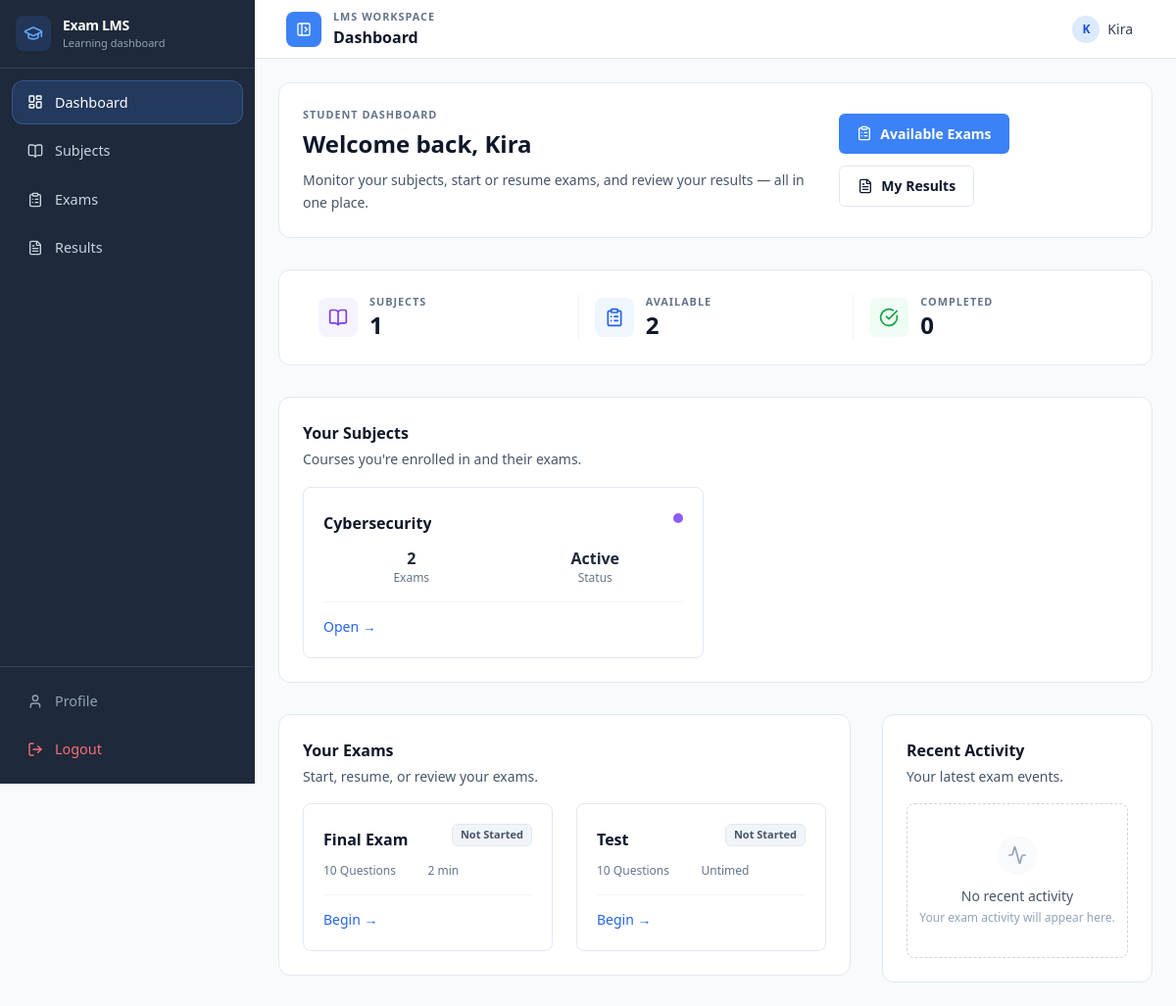
The app's page /student/ (signed in), older data.
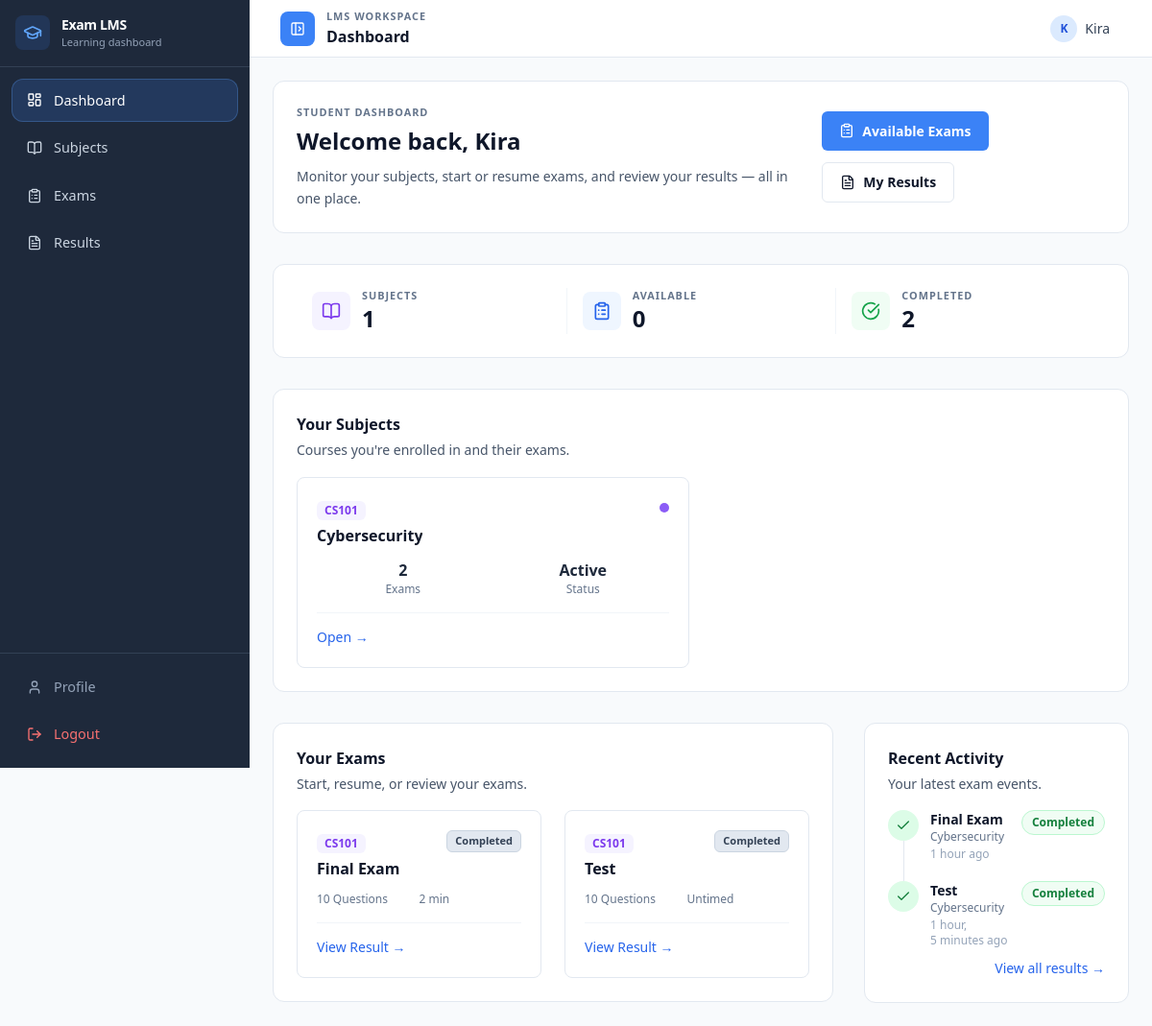
The same page, newer data.
### exam_system/models.py (models this page shows, shortened)
class Subject(models.Model):
    name = models.CharField(max_length=100)
    code = models.CharField(max_length=20, blank=True, null=True)
    description = models.TextField(blank=True, null=True)
    instructor = models.ForeignKey(User, on_delete=models.CASCADE)
    students = models.ManyToManyField(User, related_name="subjects", blank=True)
    created_at = models.DateTimeField(auto_now_add=True, null=True)
    is_archived = models.BooleanField(default=False, db_index=True)
    archived_at = models.DateTimeField(null=True, blank=True)

class Exam(models.Model):
    subject = models.ForeignKey(Subject, on_delete=models.CASCADE)
    title = models.CharField(max_length=200)
    description = models.TextField(blank=True, null=True)
    duration = models.IntegerField(null=True, blank=True, help_text="Minutes allowed; ignored when duration_enabled is False.")
    duration_enabled = models.BooleanField(default=True, help_text="When disabled, students have unlimited time.")
    total_questions = models.IntegerField(
        validators=[MaxValueValidator(settings.MAX_QUESTIONS_PER_EXAM)]
    )
    randomize_questions = models.BooleanField(default=True)
    is_active = models.BooleanField(default=True, help_text="Instructors can manually open/close an exam regardless of the time window.")
    questions = models.ManyToManyField('Question', blank=True, related_name='exams')
    is_archived = models.BooleanField(default=False)
    available_from = models.DateTimeField(null=True, blank=True, help_text="Earliest date & time students can start the exam.")
    available_until = models.DateTimeField(null=True, blank=True, help_text="Latest date & time students can start the exam.")

class ExamAttempt(models.Model):
    STATUS_CHOICES = (
        ('not_started', 'Not Started'),
        ('in_progress', 'In Progress'),
        ('completed', 'Completed'),
    )
    student = models.ForeignKey(User, on_delete=models.CASCADE)
    exam = models.ForeignKey(Exam, on_delete=models.CASCADE)
    status = models.CharField(max_length=20, choices=STATUS_CHOICES, default='not_started')
    score = models.IntegerField(default=0)
    total_questions = models.IntegerField(default=0)
    percentage_score = models.FloatField(default=0.0)
    integrity_score = models.IntegerField(default=100)
    risk_level = models.CharField(max_length=20, default="LOW")
    start_time = models.DateTimeField(auto_now_add=True)
    end_time = models.DateTimeField(null=True, blank=True)
    last_updated = models.DateTimeField(auto_now=True)

### exam_system/views.py (the view)
# urls.py: path('student/', views.student_dashboard, name='student_dashboard'),
@login_required
def student_dashboard(request):
    assignments = SubjectAssignment.objects.filter(student=request.user).select_related('subject', 'subject__instructor')
    attempts = ExamAttempt.objects.filter(student=request.user)
    attempt_dict = {a.exam_id: a for a in attempts}
    answers = StudentAnswer.objects.filter(student=request.user)
    answer_count_by_exam = {}
    for ans in answers:
        if ans.exam_id not in answer_count_by_exam:
            answer_count_by_exam[ans.exam_id] = 0
        answer_count_by_exam[ans.exam_id] += 1
    data = []
    total_available = 0
    total_completed = 0
    for assignment in assignments:
        subject = assignment.subject
        exams = Exam.objects.filter(subject=subject, is_archived=False)
        exam_list = []
        for exam in exams:
            attempt = attempt_dict.get(exam.id)
            if attempt:
                if attempt.status == 'completed':
                    status = 'Completed'
                    total_completed += 1
                    progress = 100
                elif _window_closed(exam):
                    status = 'Not Available'
                    progress = 0
                else:
                    status = 'In Progress'
                    answered = answer_count_by_exam.get(exam.id, 0)
                    progress = int((answered / exam.total_questions) * 100) if exam.total_questions else 0
            else:
                status = 'Not Started'
                total_available += 1
                progress = 0
            exam_list.append({
                'exam': exam,
                'status': status,
                'progress': progress
            })
        data.append({
            'subject': subject,
            'exams': exam_list,
            'count': len(exam_list)
        })
    recent_attempts = ExamAttempt.objects.filter(
        student=request.user
    ).select_related('exam', 'exam__subject').order_by('-start_time')[:6]
    total_in_progress = sum(
        1 for subject in data for exam in subject['exams']
        if exam['status'] == 'In Progress'
    )
    return render(request, 'student_dashboard.html', {
        'data': data,
        'total_available': total_available,
        'total_completed': total_completed,
        'total_in_progress': total_in_progress,
        'recent_attempts': recent_attempts,
    })

### exam_system/templates/student_dashboard.html (shortened to what the changed rows need)
{% extends 'base.html' %}
{% block page_heading %}Dashboard{% endblock %}
{% block content %}
<div class="space-y-8">
    <section class="card cc-card flex flex-col gap-4 sm:flex-row sm:items-center sm:justify-between">
        <div>
            <h1 class="text-h1">Welcome back, {{ user.username }}</h1>
        </div>
    </section>
    <section class="card cc-card">
        <div class="grid grid-cols-3 divide-x divide-slate-100">
            <div class="flex items-center gap-3 px-2 sm:px-4">
                <div class="min-w-0">
                    <p class="text-label">Available</p>
                    <p class="text-xl font-bold text-slate-900 sm:text-2xl">{{ total_available }}</p>
                </div>
            </div>
            <div class="flex items-center gap-3 px-2 sm:px-4">
                <div class="min-w-0">
                    <p class="text-label">Completed</p>
                    <p class="text-xl font-bold text-slate-900 sm:text-2xl">{{ total_completed }}</p>
                </div>
            </div>
        </div>
    </section>
    <section class="card cc-card">
        <div class="mb-4">
            <h2 class="text-h2">Your Subjects</h2>
        </div>
        {% if data %}
        <div class="grid grid-cols-1 gap-6 sm:grid-cols-2 xl:grid-cols-3">
            {% for item in data %}
            <div class="rounded-lg border border-slate-200 bg-white p-5 transition hover:border-slate-300 hover:shadow-sm">
                <div class="flex items-start justify-between gap-2">
                    <div class="min-w-0">
                        {% if item.subject.code %}
                        <span class="inline-flex rounded-md bg-violet-50 px-2 py-0.5 text-xs font-bold text-violet-600">{{ item.subject.code }}</span>
                        {% endif %}
                        <h3 class="mt-1 truncate font-semibold text-slate-900">{{ item.subject.name }}</h3>
                    </div>
                    <span class="mt-1.5 h-2.5 w-2.5 shrink-0 rounded-full bg-violet-500" title="Subject"></span>
                </div>
                <div class="mt-3 grid grid-cols-2 gap-2 text-center text-xs text-slate-500">
                    <div>
                        <p class="text-base font-bold text-slate-800">{{ item.count }}</p>
                        <p>Exams</p>
                    </div>
                    <div>
                        <p class="text-base font-bold text-slate-800">{{ item.exams|length|yesno:"Active,No exams" }}</p>
                        <p>Status</p>
                    </div>
                </div>
                <div class="mt-4 border-t border-slate-100 pt-3">
                    <a href="{% url 'student_subjects' %}" class="text-sm font-medium text-blue-600 transition hover:text-blue-800">Open →</a>
                </div>
            </div>
            {% endfor %}
        </div>
        {% endif %}
    </section>
    <div class="grid grid-cols-1 gap-8 lg:grid-cols-3">
        <div class="space-y-8 lg:col-span-2">
            <div class="card cc-card">
                <div class="mb-4">
                    <h2 class="text-h2">Your Exams</h2>
                </div>
                {% if data %}
                <div class="grid grid-cols-1 gap-6 sm:grid-cols-2 xl:grid-cols-3">
                    {% for item in data %}
                    {% for e in item.exams %}
                    <div class="rounded-lg border border-slate-200 bg-white p-5 transition hover:border-slate-300 hover:shadow-sm">
                        <div class="flex items-start justify-between gap-2">
                            <div class="min-w-0">
                                {% if item.subject.code %}
                                <span class="inline-flex rounded-md bg-violet-50 px-2 py-0.5 text-xs font-bold text-violet-600">{{ item.subject.code }}</span>
                                {% endif %}
                                <h3 class="mt-1 truncate font-semibold text-slate-900">{{ e.exam.title }}</h3>
                            </div>
                            <span class="inline-flex items-center rounded-md px-2 py-0.5 text-[11px] font-semibold border {% if e.status == 'Completed' %}bg-slate-200 text-slate-700 border-slate-300{% elif e.status == 'Not Available' %}bg-red-50 text-red-700 border-red-200{% elif e.status == 'In Progress' %}bg-blue-50 text-blue-700 border-blue-200{% else %}bg-slate-100 text-slate-600 border-slate-200{% endif %}">
                                {{ e.status }}
                            </span>
                        </div>
                        <div class="mt-3 grid grid-cols-2 gap-y-2 text-xs text-slate-500">
                            <span>{{ e.exam.total_questions }} Questions</span>
                            <span>{% if e.exam.duration_enabled %}{{ e.exam.duration|default_if_none:"—" }} min{% else %}Untimed{% endif %}</span>
                        </div>
                        <div class="mt-4 border-t border-slate-100 pt-3">
                            {% if e.status == 'Completed' %}
                            <a href="{% url 'my_results' %}?exam={{ e.exam.id }}" class="text-sm font-medium text-blue-600 transition hover:text-blue-800">View Result →</a>
                            {% elif e.status == 'In Progress' %}
                            <a href="{% url 'start_exam' e.exam.id %}" class="text-sm font-medium text-blue-600 transition hover:text-blue-800">Resume →</a>
                            {% else %}
                            <a href="{% url 'exam_guidelines' e.exam.id %}" class="text-sm font-medium text-blue-600 transition hover:text-blue-800">Begin →</a>
                            {% endif %}
                        </div>
                    </div>
                    {% endfor %}
                    {% endfor %}
                </div>
                {% endif %}
            </div>
        </div>
        <div class="lg:col-span-1">
            <div class="card cc-card">
                <div class="mb-4">
                    <h2 class="text-h2">Recent Activity</h2>
                </div>
                {% if recent_attempts %}
                <ol class="relative">
                    {% for attempt in recent_attempts %}
                    <li class="relative flex gap-3 pb-5 last:pb-0">
                        <div class="relative z-10 flex h-8 w-8 shrink-0 items-center justify-center rounded-full {% if attempt.status == 'completed' %}bg-green-100 text-green-700{% elif attempt.status == 'in_progress' %}bg-amber-100 text-amber-700{% else %}bg-slate-100 text-slate-500{% endif %}">
                            <i data-lucide="{% if attempt.status == 'completed' %}check{% elif attempt.status == 'in_progress' %}clock{% else %}circle{% endif %}" class="h-4 w-4"></i>
                        </div>
                        <div class="min-w-0 flex-1">
                            <p class="truncate text-sm font-semibold text-slate-900">{{ attempt.exam.title }}</p>
                            <p class="truncate text-xs text-slate-500">{{ attempt.exam.subject.name }}</p>
                            <p class="mt-0.5 text-xs text-slate-400" title="{{ attempt.start_time|date:'M d, Y g:i A' }}">{{ attempt.start_time|timesince }} ago</p>
                        </div>
                        <span class="shrink-0 self-start rounded-full border px-2.5 py-1 text-xs font-semibold {% if attempt.status == 'completed' %}border-green-200 bg-green-50 text-green-700{% elif attempt.status == 'in_progress' %}border-amber-200 bg-amber-50 text-amber-700{% else %}border-slate-200 bg-slate-50 text-slate-500{% endif %}">
                            {{ attempt.status|title }}
                        </span>
                    </li>
                    {% endfor %}
                </ol>
                <div class="mt-2 text-right">
                    <a href="{% url 'my_results' %}" class="text-sm font-medium text-blue-600 transition hover:text-blue-800">View all results →</a>
                </div>
                {% else %}
                <div class="rounded-lg border border-dashed border-slate-300 py-8 text-center">
                    <div class="mx-auto mb-3 flex h-10 w-10 items-center justify-center rounded-full bg-slate-50 text-slate-400">
                        <i data-lucide="activity" class="h-5 w-5"></i>
                    </div>
                    <p class="text-sm font-medium text-slate-600">No recent activity</p>
                    <p class="mt-1 text-xs text-slate-400">Your exam activity will appear here.</p>
                </div>
                {% endif %}
            </div>
        </div>
    </div>
</div>
{% endblock %}

Row changes from the older to the newer data that the page shows:
changed Subject "Cybersecurity": code empty → "CS101" (drawn); subject.code (not shown) → "CS101"
computed for Exam "Final Exam": status "Not Started" → "Completed"; text "Begin →" → "View Result →"
computed for Exam "Test": status "Not Started" → "Completed"; text "Begin →" → "View Result →"
added ExamAttempt: exam "Final Exam", exam.subject.name "Cybersecurity", start_time "1 hour", status "Completed"
added ExamAttempt: exam "Test", exam.subject.name "Cybersecurity", start_time "1 hour, 5 minutes", status "Completed"
Text that changed along with them:
{{ total_available }}: "2" → "0"
{{ total_completed }}: "0" → "2"
text no longer shown: "No recent activity Your exam activity will appear here."
text now shown: "View all results →"
